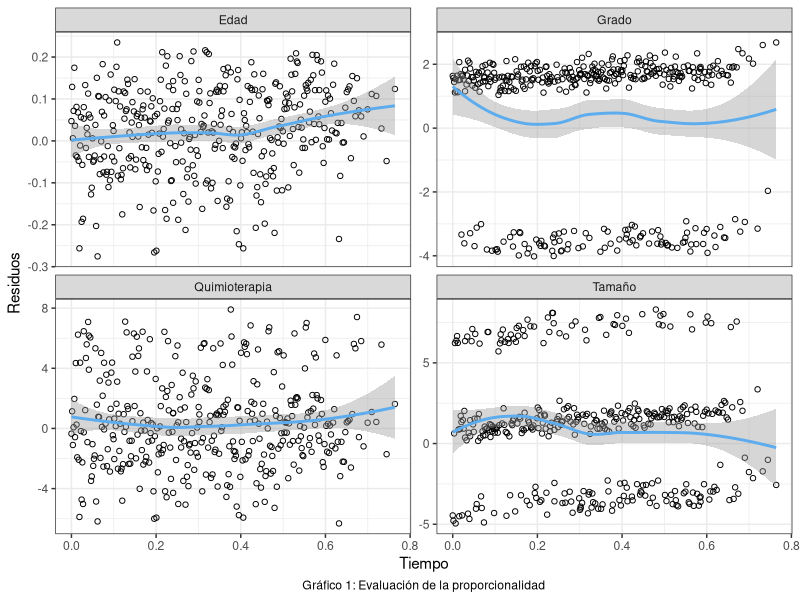
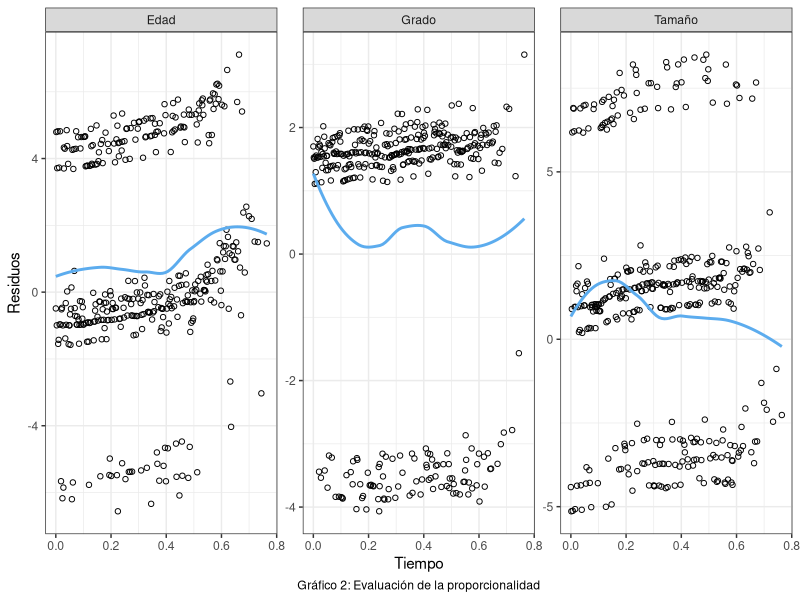

Reproduce these figures in R, in order.
## ---- chunk 1
knitr::opts_chunk$set(warning = FALSE, message = FALSE, echo = FALSE)
## ---- chunk 2
library(tidyverse)
library(gridExtra)
library(survival)  # Para el ajuste de modelos de Cox 
library(survminer) # Crear gráficos con la función ggsurvplot()
library(lmtest) # Para calcular la significancia de los Beta 
library(corrplot) #Para el gráfico de correlaciones

datos <- rotterdam %>%
  filter(year <= 1985) %>%
  select(-c(nodes, rtime, recur))

datos$grade <- as.factor(datos$grade)
## ---- chunk 3
#Modelo sin covariables
modelo_nulo <- coxph(Surv(dtime, death) ~ 1, ties = "breslow", data = datos)
loglik_nulo <- modelo_nulo$loglik

#Modelos con una sola variable:
# 1) Edad:
modelo_edad <- coxph(Surv(dtime, death) ~ age, ties = "breslow",
                     data = datos)

loglik_edad <- modelo_edad$loglik[2]

#Comparación del modelo con el modelo nulo

lrtest(modelo_nulo, modelo_edad) # Test significativo


# 2) Menopausia
modelo_meno <- coxph(Surv(dtime, death) ~ meno, ties = "breslow",
                     data = datos)

loglik_meno <- modelo_meno$loglik[2]

#Comparo con el modelo nulo:
lrtest(modelo_nulo, modelo_meno) # Test significativo


# 3) Terapia hormonal:
modelo_hormon <- coxph(Surv(dtime, death) ~ hormon, ties = "breslow",
                       data = datos)

#Comparo con el modelo nulo:
lrtest(modelo_nulo, modelo_hormon) # Test no significativo


# 4) Quimioterapia:
modelo_chemo <- coxph(Surv(dtime, death) ~ chemo, ties = "breslow", data = datos)


#Comparo con el modelo nulo:
lrtest(modelo_nulo, modelo_chemo) # Test no significativo


# 5) Receptores de progesterona:
modelo_pgr <- coxph(Surv(dtime, death) ~ pgr, ties = "breslow",
                    data = datos)


# Comparo con el modelo nulo:
lrtest(modelo_nulo, modelo_pgr)  # Test no significativo


# 6) Receptores de estrógeno:
modelo_er <- coxph(Surv(dtime, death) ~ er, ties = "breslow",
                   data = datos)


#Comparo con el modelo nulo:
lrtest(modelo_nulo, modelo_er)  # Test significativo



# 7) Grado de diferenciación:
modelo_grade <- coxph(Surv(dtime, death) ~ grade, ties = "breslow",
                      data = datos)


# Compraro con el modelo nulo:
lrtest(modelo_nulo, modelo_grade)  #Test significativo


# 8) Tamaño del tumor:
modelo_size <- coxph(Surv(dtime, death) ~ size, ties = "breslow",
                     data = datos)


#Comparación con el modelo nulo:
lrtest(modelo_nulo, modelo_size) #Test significativo

# En resumen, resultaron significativos: edad, menopausia, receptores de estrógeno, grado de diferenciación y tamaño del tumor.
## ---- chunk 4
#Se define el modelo con las variables importantes:
modelo1 <- coxph(Surv(dtime, death) ~ age + meno + er + grade + size,
                 ties = "breslow", data = datos)

# Para cada variable importante, comparamos el modelo 1 contra un modelo que no contenga la variable de interés y así evaluamos su significancia

# 1) Variable Edad
modelo_sin_age <- coxph(Surv(dtime, death) ~ meno + er + grade + size,
                        ties = "breslow", data = datos)

lrtest(modelo_sin_age, modelo1) # Test significativo

# 2) Variable Menopausia
modelo_sin_meno <- coxph(Surv(dtime, death) ~ age + er + grade + size,
                         ties = "breslow", data = datos)

lrtest(modelo_sin_meno, modelo1) # Test no significativo

# 3) Variable Receptores de estrógeno
modelo_sin_er <- coxph(Surv(dtime, death) ~ age + meno + grade + size,
                       ties = "breslow", data = datos)

lrtest(modelo_sin_er, modelo1) # Test no significativo

# 4) Variable Grade
modelo_sin_grade <- coxph(Surv(dtime, death) ~ age + meno + er + size,
                          ties = "breslow", data = datos)

lrtest(modelo_sin_grade, modelo1) # Test significativo

# 5) Variable Size
modelo_sin_size <- coxph(Surv(dtime, death) ~ age + meno + er + grade,
                         ties = "breslow", data = datos)

lrtest(modelo_sin_size, modelo1) # Test significativo

# En resumen, las variables que resultaron significativas en un modelo que contiene la edad, menopausia, receptores de estrógeno, grado y tamaño del tumor son: edad, grado y tamaño del tumor.
## ---- chunk 5
# Modelo con las variables significativas hasta el momento
modelo2 <- coxph(Surv(dtime, death) ~ age + grade + size, ties = "breslow",
                 data = datos)

# Para evaluar la significancia de las covariables que descartamos en la primer etapa de la selección,comparamos el modelo 2 contra un modelo que contenga sus mismas variables más cada una de las covariables.

# 1) Variable "Tratamiento hormonal"
modelo2_con_hormon <- coxph(Surv(dtime, death) ~ age + grade + size +
                              hormon, ties = "breslow", data = datos)
 
 lrtest(modelo2, modelo2_con_hormon) # Test no significativo
 
# 2) Variable Quimioterapia
modelo2_con_chemo <- coxph(Surv(dtime, death) ~ age + grade + size + chemo,
                           ties = "breslow", data = datos)
 
lrtest(modelo2, modelo2_con_chemo) # Test significativo

# 3) Variable Receptores de progesterona:
modelo2_con_pgr <- coxph(Surv(dtime, death) ~ age + grade + size + pgr, 
                         ties = "breslow", data = datos)
 
lrtest(modelo2, modelo2_con_pgr) #No es significativa

# En resumen, el efecto de la Quimioterapia es significativo en un modelo que incluye también a la edad y el grado y tamaño del tumor. Tratamiento hormonal y Receptores de Progesterona siguen sin ser significativos.

# Llamamos "modelo 3" a nuestro nuevo modelo
modelo3 <- coxph(Surv(dtime, death) ~ age + chemo + grade + size,
                 ties = "breslow", data = datos)
## ---- chunk 6

#Interaccion Edad-Quimioterapia
modelo_int1 <- coxph(Surv(dtime, death) ~ age + chemo +  grade + size + age*chemo,
                     ties = "breslow", data = datos)

lrtest(modelo3, modelo_int1) #Test no significativo


#Interacción Edad-Grado
modelo_int2 <- coxph(Surv(dtime, death) ~ age + chemo +  grade + size + age*grade,
                     ties = "breslow", data = datos)

lrtest(modelo3, modelo_int2) #Test no significativo


#Interacción Edad-Tamaño:
modelo_int3 <- coxph(Surv(dtime, death) ~ age + chemo +  grade + size + age*size,
                     ties = "breslow", data = datos)

lrtest(modelo3, modelo_int3) #Test no significativo


#Interacción Quimioterapia-Grado:
modelo_int4 <- coxph(Surv(dtime, death) ~ age + chemo +  grade + size + chemo*grade,
                     ties = "breslow", data = datos)

lrtest(modelo3, modelo_int4) #Test no significativo


#Interacción Quimioterapia-Tamaño:
modelo_int5 <- coxph(Surv(dtime, death) ~ age + chemo +  grade + size + chemo*size,
                     ties = "breslow", data = datos)

lrtest(modelo3, modelo_int5) #Test no significativo


#Interacción Grado-Tamaño:
modelo_int6 <- coxph(Surv(dtime, death) ~ age + chemo +  grade + size + grade*size,
                     ties = "breslow", data = datos)

lrtest(modelo3, modelo_int6) #Test no significativo

## ---- chunk 7
# Variable Edad
datos2 <- datos %>% 
  mutate(
    age_d1 = ifelse(age >= 40 & age < 50, 1, 0),
    age_d2 = ifelse(age >= 50 & age < 70, 1, 0),
    age_d3 = ifelse(age >= 70, 1, 0)
  ) %>% 
  mutate(
    age_factor = case_when(
      age < 40 ~ 1,
      age >= 40 & age < 50 ~ 2,
      age >= 50 & age < 70 ~ 3,
      age >= 70 ~ 4
    )
  )

modelo3_edad_dummie <- coxph(Surv(dtime, death) ~ age_d1 + age_d2 + age_d3
                             + chemo + grade + size, ties = "breslow",
                             data = datos2)

modelo3_edad_factor <- coxph(Surv(dtime, death) ~ age_factor + chemo + grade + size, ties = "breslow", data = datos2)

lrtest(modelo3_edad_factor, modelo3_edad_dummie) # Test no significativo
## ---- chunk 8
#H_0)Los hazards son proporcionales
test <- cox.zph(modelo3)
## ---- chunk 9
#Convertimos la información de "test" en datos que puedan usarse en ggplot()
time <- test$x
residuals <- as.data.frame(test$y)
variables <- c("Edad", "Quimioterapia", "Grado", "Tamaño")

data <- data.frame(
  time = rep(time, ncol(residuals)),
  residuals =as.vector(as.matrix(residuals)),
  variable = rep(variables, each = length(time))
)

#Gráfico de residuos
ggplot(data = data, aes(x = time, y = residuals)) +
  geom_point(pch = 21, color = "black") +
  geom_smooth(method = "loess", se = T, color = "steelblue2") +
  facet_wrap(~variable, scales = "free_y")+
  labs(x = "Tiempo", y = "Residuos", caption = "Gráfico 1: Evaluación de la proporcionalidad") +
  theme_bw() +
  theme(plot.caption = element_text(hjust = 0.5))
## ---- chunk 10
modelo_estrat <- coxph(Surv(dtime, death) ~ as.factor(age_factor) + strata(chemo) + grade + size
                       ,ties = "breslow", data = datos2)
test2 <- cox.zph(modelo_estrat)
## ---- chunk 11
#Convertimos la información de "test2" en datos que puedan usarse en ggplot()
time <- test2$x
residuals <- as.data.frame(test2$y)
variables <- c("Edad", "Grado", "Tamaño")

data <- data.frame(
  time = rep(time, ncol(residuals)),
  residuals =as.vector(as.matrix(residuals)),
  variable = rep(variables, each = length(time))
)

#Gráfico de residuos
ggplot(data = data, aes(x = time, y = residuals)) +
  geom_point(pch = 21, color = "black") +
  geom_smooth(method = "loess", se = F, color = "steelblue2") +
  facet_wrap(~variable, scales = "free_y")+
  labs(x = "Tiempo", y = "Residuos", caption = "Gráfico 2: Evaluación de la proporcionalidad") +
  theme_bw() +
  theme(plot.caption = element_text(hjust = 0.5))
